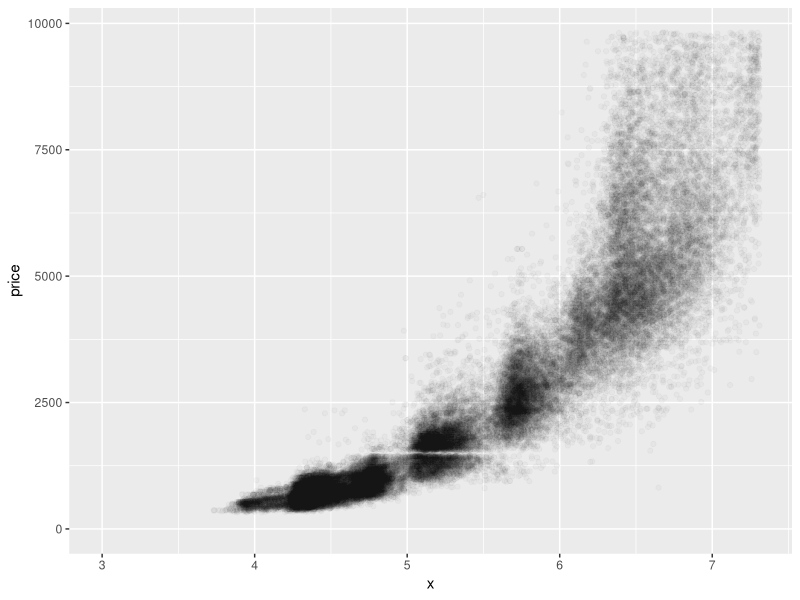
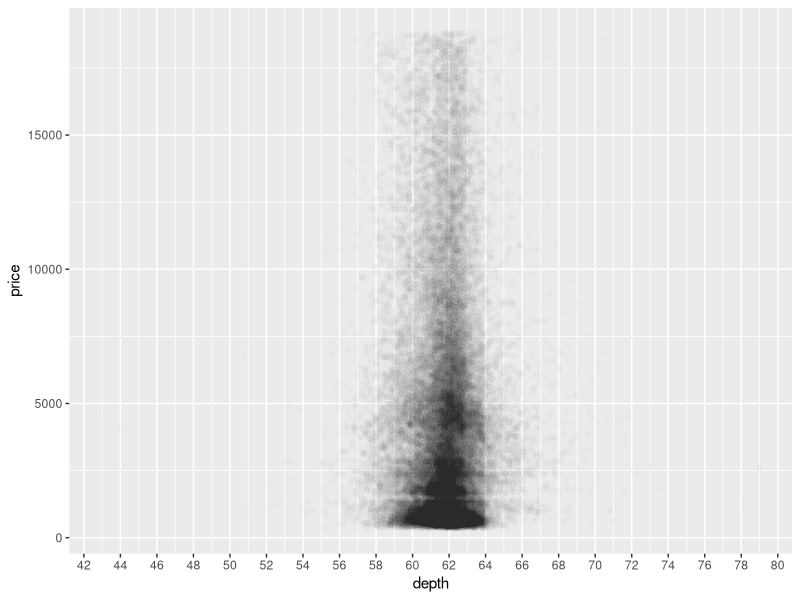
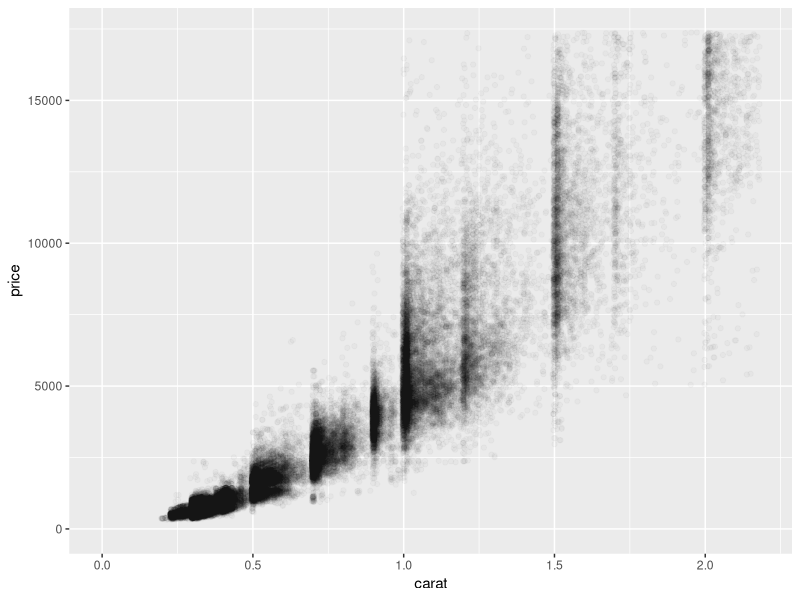
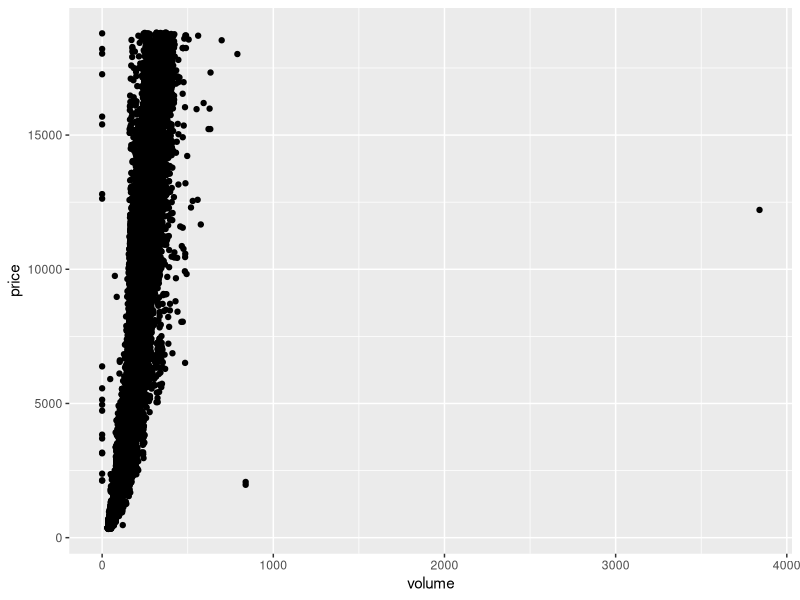
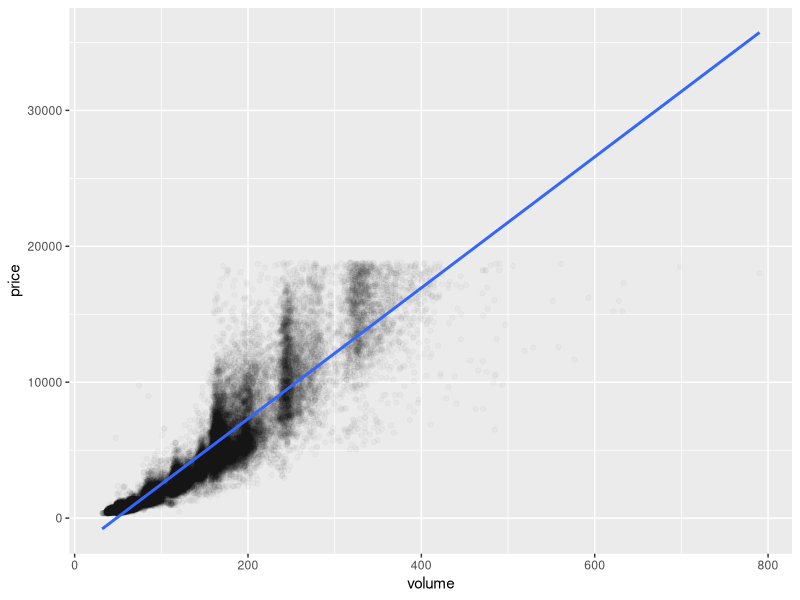

Recreate these plots in R, in order.
## ---- chunk 1
setwd("~/R/udacity scripts/lesson4")
library(ggplot2)
data("diamonds")
str(diamonds)

ggplot(aes(x=x,y=price),data=diamonds) +
  geom_point(alpha=1/40,position = position_jitter(h=0.1)) +
  xlim(3,quantile(diamonds$x,0.90)) +
  ylim(0,quantile(diamonds$price,0.90))
## ---- chunk 2
with(diamonds,cor.test(x = x, y = price, method = 'pearson'))
with(diamonds,cor.test(x = y, y = price, method = 'pearson'))
with(diamonds,cor.test(x = z, y = price, method = 'pearson'))
## ---- chunk 3
ggplot(aes(x=depth,y=price),data=diamonds) +
  geom_point(alpha=1/100) +
  scale_x_continuous(breaks=seq(40,80,2))
## ---- chunk 4
with(diamonds,cor.test(x = depth, y = price, method = 'pearson'))
## ---- chunk 5
ggplot(aes(x=carat,y=price),data=diamonds) +
  geom_point(alpha=1/40,position = 'jitter') +
  xlim(0,quantile(diamonds$carat,0.99)) +
  ylim(0,quantile(diamonds$price,0.99))
## ---- chunk 6
diamonds$volume <- diamonds$x * diamonds$y * diamonds$z

ggplot(aes(x=volume,y=price),data=diamonds) +
  geom_point()
## ---- chunk 7
with(subset(diamonds, volume != 0 & volume < 800),cor.test(price,volume))
## ---- chunk 8
ggplot(aes(x=volume,y=price),data=subset(diamonds, volume != 0 & volume < 800)) +
  geom_point(alpha=1/40) +
  geom_smooth(method="lm", se = FALSE)
## ---- chunk 9
library(dplyr)
diamondsByClarity <- diamonds %>% 
  group_by(clarity) %>%
  summarise(mean_price = mean(price),
            median_price = median(price),
            min_price = min(price),
            max_price = max(price),
            n = n())
